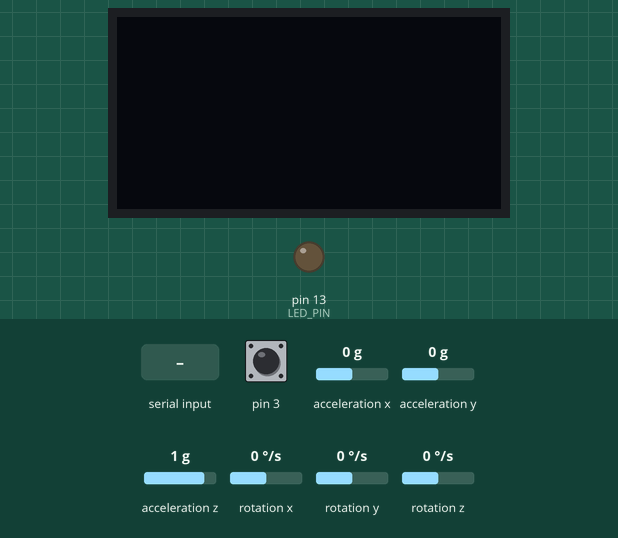
Bench run of a sketch on a simulated Arduino Leonardo, built with avr-gcc and run on an emulated ATmega32U4. Shown: 128×64 one-colour display, output pins drawn as LEDs (lit = HIGH). Dashed ring = blinking. Inputs (shaded band) come from the test bench; at power-on: acceleration x 0 g, acceleration y 0 g, acceleration z 1 g, pin 3 HIGH, rotation x 0 °/s, rotation y 0 °/s, rotation z 0 °/s. The sensor or clock chip raises its interrupt line as the real part does; what the sketch prints to the serial monitor is not drawn.

Above: at 0.8 s.
0.9 s: "1\n" received over Serial
At 1.63 s:
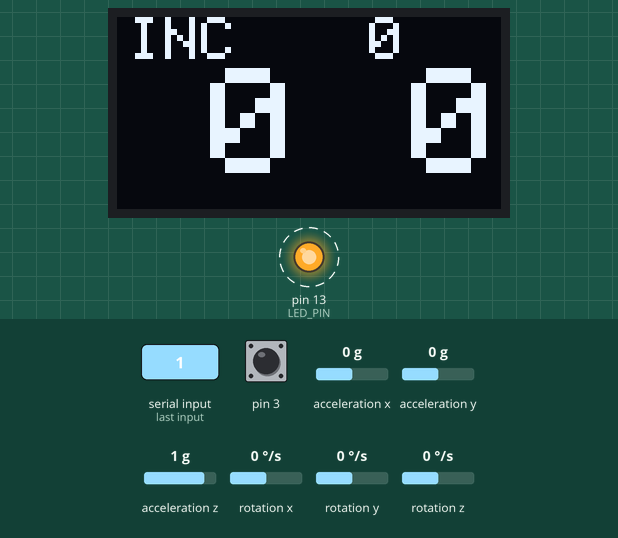
3.9 s: acceleration x set to -1.4 g
At 4.31 s:
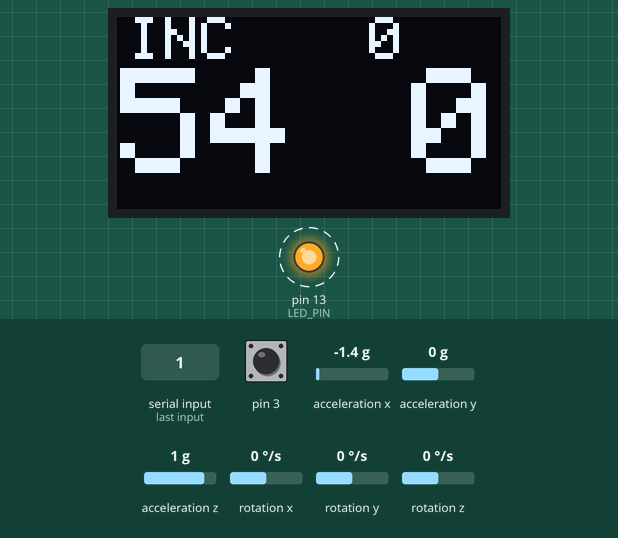
6.9 s: acceleration y set to -1.4 g
At 7.33 s:
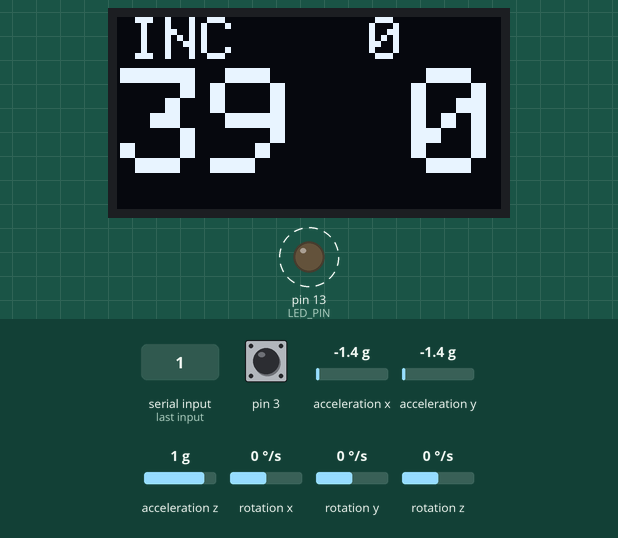
9.9 s: acceleration z set to -1.4 g
At 10.36 s:
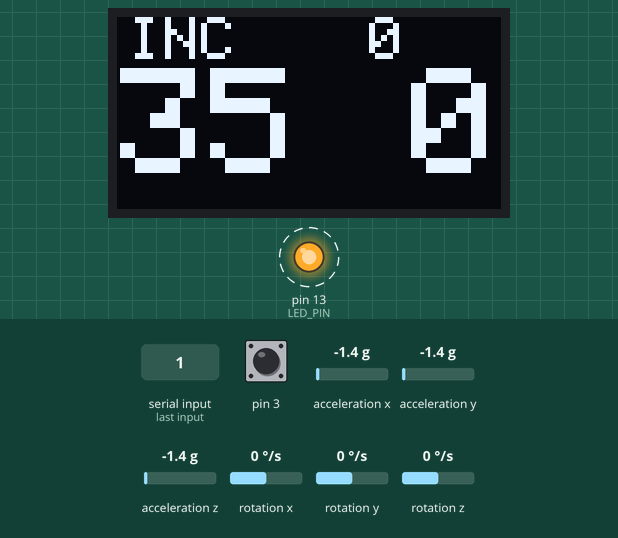
12.9 s: acceleration x set to -0.8 g
At 13.72 s:
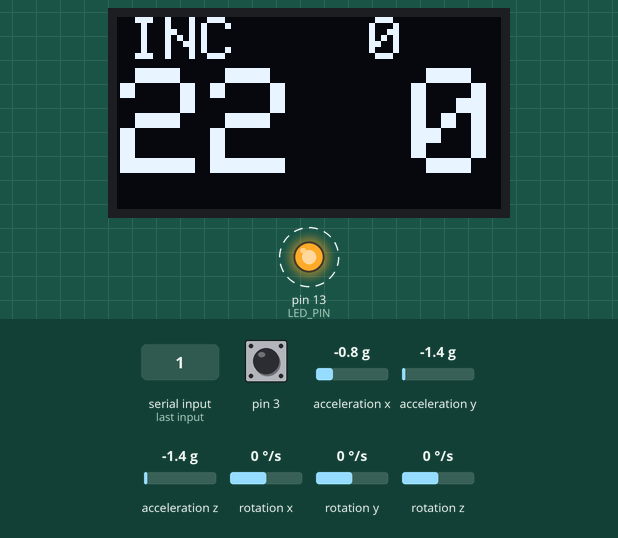
Timing chart, 0 to 16.9 s (numbered marks = the images above; inputs shaded):
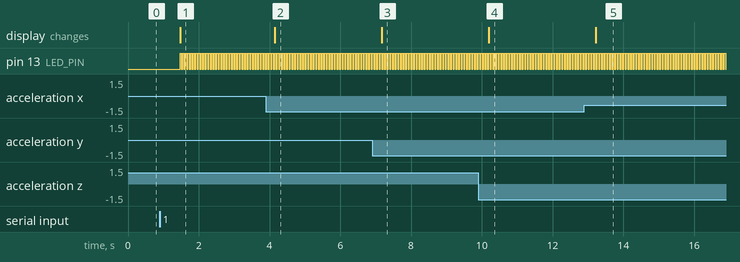

The sketch:

MPU_OLED_PRUEBA2.ino
```cpp
// I2C device class (I2Cdev) demonstration Arduino sketch for MPU6050 class using DMP (MotionApps v2.0)
// 6/21/2012 by Jeff Rowberg <jeff@rowberg.net>
// Updates should (hopefully) always be available at https://github.com/jrowberg/i2cdevlib
//
// Changelog:
//      2013-05-08 - added seamless Fastwire support
//                 - added note about gyro calibration
//      2012-06-21 - added note about Arduino 1.0.1 + Leonardo compatibility error
//      2012-06-20 - improved FIFO overflow handling and simplified read process
//      2012-06-19 - completely rearranged DMP initialization code and simplification
//      2012-06-13 - pull gyro and accel data from FIFO packet instead of reading directly
//      2012-06-09 - fix broken FIFO read sequence and change interrupt detection to RISING
//      2012-06-05 - add gravity-compensated initial reference frame acceleration output
//                 - add 3D math helper file to DMP6 example sketch
//                 - add Euler output and Yaw/Pitch/Roll output formats
//      2012-06-04 - remove accel offset clearing for better results (thanks Sungon Lee)
//      2012-06-01 - fixed gyro sensitivity to be 2000 deg/sec instead of 250
//      2012-05-30 - basic DMP initialization working

/* ============================================
I2Cdev device library code is placed under the MIT license
Copyright (c) 2012 Jeff Rowberg

Permission is hereby granted, free of charge, to any person obtaining a copy
of this software and associated documentation files (the "Software"), to deal
in the Software without restriction, including without limitation the rights
to use, copy, modify, merge, publish, distribute, sublicense, and/or sell
copies of the Software, and to permit persons to whom the Software is
furnished to do so, subject to the following conditions:

The above copyright notice and this permission notice shall be included in
all copies or substantial portions of the Software.

THE SOFTWARE IS PROVIDED "AS IS", WITHOUT WARRANTY OF ANY KIND, EXPRESS OR
IMPLIED, INCLUDING BUT NOT LIMITED TO THE WARRANTIES OF MERCHANTABILITY,
FITNESS FOR A PARTICULAR PURPOSE AND NONINFRINGEMENT. IN NO EVENT SHALL THE
AUTHORS OR COPYRIGHT HOLDERS BE LIABLE FOR ANY CLAIM, DAMAGES OR OTHER
LIABILITY, WHETHER IN AN ACTION OF CONTRACT, TORT OR OTHERWISE, ARISING FROM,
OUT OF OR IN CONNECTION WITH THE SOFTWARE OR THE USE OR OTHER DEALINGS IN
THE SOFTWARE.
===============================================
*/

// I2Cdev and MPU6050 must be installed as libraries, or else the .cpp/.h files
// for both classes must be in the include path of your project
#include "I2Cdev.h"
//DISPLAY
#include <Wire.h>     // libreria para bus I2C
#include <Adafruit_GFX.h>   // libreria para pantallas graficas
#include <Adafruit_SSD1306.h>   // libreria para controlador SSD1306

#define ANCHO 128     // reemplaza ocurrencia de ANCHO por 128
#define ALTO 64       // reemplaza ocurrencia de ALTO por 64

#define OLED_RESET -1      // necesario por la libreria pero no usado
Adafruit_SSD1306 oled(ANCHO, ALTO, &Wire, OLED_RESET);  // crea objeto

//FIN DISPLAY

#include "MPU6050_6Axis_MotionApps20.h"
//#include "MPU6050.h" // not necessary if using MotionApps include file

// Arduino Wire library is required if I2Cdev I2CDEV_ARDUINO_WIRE implementation
// is used in I2Cdev.h
#if I2CDEV_IMPLEMENTATION == I2CDEV_ARDUINO_WIRE
    #include "Wire.h"
#endif

// class default I2C address is 0x68
// specific I2C addresses may be passed as a parameter here
// AD0 low = 0x68 (default for SparkFun breakout and InvenSense evaluation board)
// AD0 high = 0x69
MPU6050 mpu;
//MPU6050 mpu(0x69); // <-- use for AD0 high

/* =========================================================================
   NOTE: In addition to connection 3.3v, GND, SDA, and SCL, this sketch
   depends on the MPU-6050's INT pin being connected to the Arduino's
   external interrupt #0 pin. On the Arduino Uno and Mega 2560, this is
   digital I/O pin 2.
 * ========================================================================= */

/* =========================================================================
   NOTE: Arduino v1.0.1 with the Leonardo board generates a compile error
   when using Serial.write(buf, len). The Teapot output uses this method.
   The solution requires a modification to the Arduino USBAPI.h file, which
   is fortunately simple, but annoying. This will be fixed in the next IDE
   release. For more info, see these links:

   http://arduino.cc/forum/index.php/topic,109987.0.html
   http://code.google.com/p/arduino/issues/detail?id=958
 * ========================================================================= */


// uncomment "OUTPUT_READABLE_QUATERNION" if you want to see the actual
// quaternion components in a [w, x, y, z] format (not best for parsing
// on a remote host such as Processing or something though)
//#define OUTPUT_READABLE_QUATERNION

// uncomment "OUTPUT_READABLE_EULER" if you want to see Euler angles
// (in degrees) calculated from the quaternions coming from the FIFO.
// Note that Euler angles suffer from gimbal lock (for more info, see
// http://en.wikipedia.org/wiki/Gimbal_lock)
//#define OUTPUT_READABLE_EULER

// uncomment "OUTPUT_READABLE_YAWPITCHROLL" if you want to see the yaw/
// pitch/roll angles (in degrees) calculated from the quaternions coming
// from the FIFO. Note this also requires gravity vector calculations.
// Also note that yaw/pitch/roll angles suffer from gimbal lock (for
// more info, see: http://en.wikipedia.org/wiki/Gimbal_lock)
#define OUTPUT_READABLE_YAWPITCHROLL

// uncomment "OUTPUT_READABLE_REALACCEL" if you want to see acceleration
// components with gravity removed. This acceleration reference frame is
// not compensated for orientation, so +X is always +X according to the
// sensor, just without the effects of gravity. If you want acceleration
// compensated for orientation, us OUTPUT_READABLE_WORLDACCEL instead.
//#define OUTPUT_READABLE_REALACCEL

// uncomment "OUTPUT_READABLE_WORLDACCEL" if you want to see acceleration
// components with gravity removed and adjusted for the world frame of
// reference (yaw is relative to initial orientation, since no magnetometer
// is present in this case). Could be quite handy in some cases.
//#define OUTPUT_READABLE_WORLDACCEL

// uncomment "OUTPUT_TEAPOT" if you want output that matches the
// format used for the InvenSense teapot demo
//#define OUTPUT_TEAPOT


#define LED_PIN 13 // (Arduino is 13, Teensy is 11, Teensy++ is 6)
bool blinkState = false;

// MPU control/status vars
bool dmpReady = false;  // set true if DMP init was successful
uint8_t mpuIntStatus;   // holds actual interrupt status byte from MPU
uint8_t devStatus;      // return status after each device operation (0 = success, !0 = error)
uint16_t packetSize;    // expected DMP packet size (default is 42 bytes)
uint16_t fifoCount;     // count of all bytes currently in FIFO
uint8_t fifoBuffer[64]; // FIFO storage buffer
int rollMax = 0;
int pitch = 0;
int roll = 0;
int pitchMin = 0;
int pitchMax = 0;

// orientation/motion vars
Quaternion q;           // [w, x, y, z]         quaternion container
VectorInt16 aa;         // [x, y, z]            accel sensor measurements
VectorInt16 aaReal;     // [x, y, z]            gravity-free accel sensor measurements
VectorInt16 aaWorld;    // [x, y, z]            world-frame accel sensor measurements
VectorFloat gravity;    // [x, y, z]            gravity vector
float euler[3];         // [psi, theta, phi]    Euler angle container
float ypr[3];           // [yaw, pitch, roll]   yaw/pitch/roll container and gravity vector

// packet structure for InvenSense teapot demo
uint8_t teapotPacket[14] = { '$', 0x02, 0,0, 0,0, 0,0, 0,0, 0x00, 0x00, '\r', '\n' };


// ================================================================
// ===               INTERRUPT DETECTION ROUTINE                ===
// ================================================================

volatile bool mpuInterrupt = false;     // indicates whether MPU interrupt pin has gone high
void dmpDataReady() {
    mpuInterrupt = true;
}


// ================================================================
// ===                      INITIAL SETUP                       ===
// ================================================================

void setup() {
    // join I2C bus (I2Cdev library doesn't do this automatically)
    #if I2CDEV_IMPLEMENTATION == I2CDEV_ARDUINO_WIRE
        Wire.begin();

        //oled.begin(SSD1306_SWITCHCAPVCC, 0x3C); // inicializa pantalla con direccion 0x3C
        TWBR = 24; // 400kHz I2C clock (200kHz if CPU is 8MHz)
    #elif I2CDEV_IMPLEMENTATION == I2CDEV_BUILTIN_FASTWIRE
        Fastwire::setup(400, true);
    #endif

    // initialize serial communication
    // (115200 chosen because it is required for Teapot Demo output, but it's
    // really up to you depending on your project)
    Serial.begin(115200);
    while (!Serial); // wait for Leonardo enumeration, others continue immediately

    // NOTE: 8MHz or slower host processors, like the Teensy @ 3.3v or Ardunio
    // Pro Mini running at 3.3v, cannot handle this baud rate reliably due to
    // the baud timing being too misaligned with processor ticks. You must use
    // 38400 or slower in these cases, or use some kind of external separate
    // crystal solution for the UART timer.

    // initialize device
    Serial.println(F("Initializing I2C devices..."));
    mpu.initialize();
    //oled.begin(SSD1306_SWITCHCAPVCC, 0x3C);

    // verify connection
    Serial.println(F("Testing device connections..."));
    Serial.println(mpu.testConnection() ? F("MPU6050 connection successful") : F("MPU6050 connection failed"));

    // wait for ready
    Serial.println(F("\nSend any character to begin DMP programming and demo: "));
    while (Serial.available() && Serial.read()); // empty buffer
    while (!Serial.available());                 // wait for data
    while (Serial.available() && Serial.read()); // empty buffer again

    // load and configure the DMP
    Serial.println(F("Initializing DMP..."));
    devStatus = mpu.dmpInitialize();

    // supply your own gyro offsets here, scaled for min sensitivity
    mpu.setXGyroOffset(49);
    mpu.setYGyroOffset(-17);
    mpu.setZGyroOffset(-27);
    mpu.setZAccelOffset(1331); // 1688 factory default for my test chip

    // make sure it worked (returns 0 if so)
    if (devStatus == 0) {
        // turn on the DMP, now that it's ready
        Serial.println(F("Enabling DMP..."));
        mpu.setDMPEnabled(true);

        // enable Arduino interrupt detection
        Serial.println(F("Enabling interrupt detection (Arduino external interrupt 0)..."));
        attachInterrupt(0, dmpDataReady, RISING);
        mpuIntStatus = mpu.getIntStatus();

        // set our DMP Ready flag so the main loop() function knows it's okay to use it
        Serial.println(F("DMP ready! Waiting for first interrupt..."));
        dmpReady = true;

        // get expected DMP packet size for later comparison
        packetSize = mpu.dmpGetFIFOPacketSize();
    } else {
        // ERROR!
        // 1 = initial memory load failed
        // 2 = DMP configuration updates failed
        // (if it's going to break, usually the code will be 1)
        Serial.print(F("DMP Initialization failed (code "));
        Serial.print(devStatus);
        Serial.println(F(")"));
    }

    // configure LED for output
    pinMode(LED_PIN, OUTPUT);
    oled.begin(SSD1306_SWITCHCAPVCC, 0x3C);

   /* oled.clearDisplay();      // limpia pantalla
    oled.setTextColor(WHITE);   // establece color al unico disponible (pantalla monocromo)
    oled.setCursor(3, 0);     // ubica cursor en inicio de coordenadas 0,0
    oled.setTextSize(2);      // establece tamano de texto en 1
    oled.print("WELCOME");
    oled.setCursor (33, 17);    // ubica cursor en coordenas 10,30
    oled.setTextSize(5);
    oled.print("208");
    oled.display();
    delay(4000);
    oled.clearDisplay();

    */


}


// ================================================================
// ===                    MAIN PROGRAM LOOP                     ===
// ================================================================

void loop() {


    // if programming failed, don't try to do anything
    if (!dmpReady) return;

    // wait for MPU interrupt or extra packet(s) available
    while (!mpuInterrupt && fifoCount < packetSize) {
        // other program behavior stuff here
        // .
        // .
        // .
        // if you are really paranoid you can frequently test in between other
        // stuff to see if mpuInterrupt is true, and if so, "break;" from the
        // while() loop to immediately process the MPU data
        // .
        // .
        // .
    }

    // reset interrupt flag and get INT_STATUS byte
    mpuInterrupt = false;
    mpuIntStatus = mpu.getIntStatus();

    // get current FIFO count
    fifoCount = mpu.getFIFOCount();

    // check for overflow (this should never happen unless our code is too inefficient)
    if ((mpuIntStatus & 0x10) || fifoCount == 1024) {
        // reset so we can continue cleanly
        mpu.resetFIFO();
        //Serial.println(F("FIFO overflow!"));

    // otherwise, check for DMP data ready interrupt (this should happen frequently)
    } else if (mpuIntStatus & 0x02) {
        // wait for correct available data length, should be a VERY short wait
        while (fifoCount < packetSize) fifoCount = mpu.getFIFOCount();

        // read a packet from FIFO
        mpu.getFIFOBytes(fifoBuffer, packetSize);

        // track FIFO count here in case there is > 1 packet available
        // (this lets us immediately read more without waiting for an interrupt)
        fifoCount -= packetSize;

        #ifdef OUTPUT_READABLE_QUATERNION
            // display quaternion values in easy matrix form: w x y z
            mpu.dmpGetQuaternion(&q, fifoBuffer);
            Serial.print("quat\t");
            Serial.print(q.w);
            Serial.print("\t");
            Serial.print(q.x);
            Serial.print("\t");
            Serial.print(q.y);
            Serial.print("\t");
            Serial.println(q.z);
        #endif

        #ifdef OUTPUT_READABLE_EULER
            // display Euler angles in degrees
            mpu.dmpGetQuaternion(&q, fifoBuffer);
            mpu.dmpGetEuler(euler, &q);
            Serial.print("euler\t");
            Serial.print(euler[0] * 180/M_PI);
            Serial.print("\t");
            Serial.print(euler[1] * 180/M_PI);
            Serial.print("\t");
            Serial.println(euler[2] * 180/M_PI);
        #endif

        #ifdef OUTPUT_READABLE_YAWPITCHROLL
            // display Euler angles in degrees
            //int pitch = 0;
            //int roll = 0;
            mpu.dmpGetQuaternion(&q, fifoBuffer);
            mpu.dmpGetGravity(&gravity, &q);
            mpu.dmpGetYawPitchRoll(ypr, &q, &gravity);
            /*Serial.print("ypr\t");
            Serial.print(ypr[0] * 180/M_PI);
            Serial.print("\t");
            Serial.print(ypr[1] * 180/M_PI);
            Serial.print("\t");
            Serial.println(ypr[2] * 180/M_PI);
            */


            pitch = ypr[1] * 180/M_PI;
            roll =  ypr[2] * 180/M_PI;

            if(roll>=rollMax){
              rollMax = roll;
            }
            else{
            }

            if(pitch<0){
              pitch= -pitch;
            }
            else{
            }

            if(roll<0){
              roll= 0;
            }
            else{
            }

            //oled.begin(SSD1306_SWITCHCAPVCC, 0x3C);

            oled.clearDisplay();      // limpia pantalla
            oled.setTextColor(WHITE);   // establece color al unico disponible (pantalla monocromo)
            oled.setCursor(4, 0);     // ubica cursor en inicio de coordenadas 0,0
            oled.setTextSize(2);      // establece tamano de texto en 1
            oled.print("INC");  // escribe en pantalla el texto
            oled.setCursor(84, 0);     // ubica cursor en inicio de coordenadas 0,0
            oled.setTextSize(2);      // establece tamano de texto en 1
            oled.print(rollMax);
            if(pitch<10){
              oled.setCursor(31,17);
            }
            else{
              oled.setCursor (1, 17);    // ubica cursor en coordenas 10,30
            }
            oled.setTextSize(5);      // establece tamano de texto en 2
            oled.print(pitch);    // escribe valor de millis() dividido por 1000
            if(roll<10){
              oled.setCursor(98,17);
            }
            else{
              oled.setCursor (68,17);

            }
            oled.print(roll);
            oled.display();     // muestra en pantalla todo lo establecido anteriormente
            oled.clearDisplay();


        #endif

        #ifdef OUTPUT_READABLE_REALACCEL
            // display real acceleration, adjusted to remove gravity
            mpu.dmpGetQuaternion(&q, fifoBuffer);
            mpu.dmpGetAccel(&aa, fifoBuffer);
            mpu.dmpGetGravity(&gravity, &q);
            mpu.dmpGetLinearAccel(&aaReal, &aa, &gravity);
            Serial.print("areal\t");
            Serial.print(aaReal.x);
            Serial.print("\t");
            Serial.print(aaReal.y);
            Serial.print("\t");
            Serial.println(aaReal.z);
        #endif

        #ifdef OUTPUT_READABLE_WORLDACCEL
            // display initial world-frame acceleration, adjusted to remove gravity
            // and rotated based on known orientation from quaternion
            mpu.dmpGetQuaternion(&q, fifoBuffer);
            mpu.dmpGetAccel(&aa, fifoBuffer);
            mpu.dmpGetGravity(&gravity, &q);
            mpu.dmpGetLinearAccel(&aaReal, &aa, &gravity);
            mpu.dmpGetLinearAccelInWorld(&aaWorld, &aaReal, &q);
            Serial.print("aworld\t");
            Serial.print(aaWorld.x);
            Serial.print("\t");
            Serial.print(aaWorld.y);
            Serial.print("\t");
            Serial.println(aaWorld.z);
        #endif

        #ifdef OUTPUT_TEAPOT
            // display quaternion values in InvenSense Teapot demo format:
            teapotPacket[2] = fifoBuffer[0];
            teapotPacket[3] = fifoBuffer[1];
            teapotPacket[4] = fifoBuffer[4];
            teapotPacket[5] = fifoBuffer[5];
            teapotPacket[6] = fifoBuffer[8];
            teapotPacket[7] = fifoBuffer[9];
            teapotPacket[8] = fifoBuffer[12];
            teapotPacket[9] = fifoBuffer[13];
            Serial.write(teapotPacket, 14);
            teapotPacket[11]++; // packetCount, loops at 0xFF on purpose
        #endif

        // blink LED to indicate activity
        blinkState = !blinkState;
        digitalWrite(LED_PIN, blinkState);
    }
}
```

Measured:
- after the input at 0.9 s, pin 13 (LED_PIN): alternates HIGH for 0.04 s and LOW for 0.04 s, starting after 0.57 s; the display: changes after 0.57 s (image 1)
- after the input at 3.9 s, the display: changes after 0.24 s (image 2)
- after the input at 6.9 s, the display: changes after 0.27 s (image 3)
- after the input at 9.9 s, the display: changes after 0.30 s (image 4)
- after the input at 12.9 s, the display: changes after 0.32 s (image 5)
